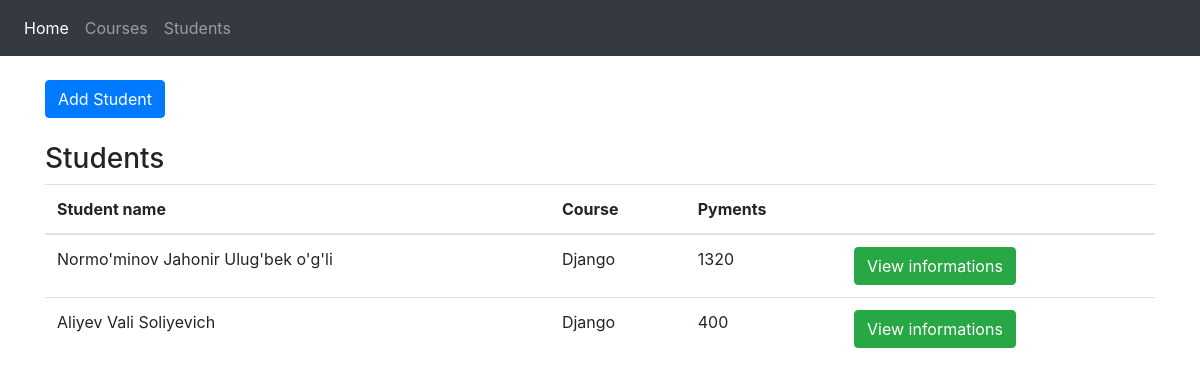
The page /students/ on the database its author committed.
### academybot/models.py (models this page shows, shortened)
class Student(models.Model):
    full_name = models.CharField(max_length=100, null=True)
    course = models.ForeignKey(Courses, on_delete=models.CASCADE)
    total_payment = models.IntegerField(default=0)

class Courses(models.Model):
    course_name = models.CharField(max_length=250, null=True)
    course_price = models.IntegerField()
    begin_date = models.DateField(auto_now_add=False)
    end_date = models.DateField(auto_now_add=False)
    activity = models.BooleanField(default=True)
    def __str__(self):
        return self.course_name

### academybot/views.py (the view)
# urls.py: path('students/', students, name="students"),
def students(request):
    studentes = Student.objects.all()
    payments = Payments.objects.all()
    for student in studentes:
        for payment in payments:
            if student.id == payment.student_id:
                student.total_payment += payment.amount
                student.save()
    context = {
        'students': studentes,
    }
    return render(request, 'students.html', context)

### academybot/templates/students.html
{% extends 'main.html' %}
{% load static %}
{% block content %}
    <a href="{% url 'academybot:students_add' %}" class="btn btn-primary">Add Student</a>
    <br>
    <br>
    <h3>Students</h3>
    <table class="table table-hover">
        <thead>
        <tr>
            <th scope="col">Student name</th>
            <th scope="col">Course</th>
            <th scope="col">Pyments</th>
            <th scope="col"></th>
        </tr>
        </thead>
        <tbody>
        {% for student in students %}
            <tr>
                <td>{{ student.full_name }}</td>
                <td>{{ student.course }}</td>
                <td>{{ student.total_payment }}</td>
                <td><a href="{% url 'academybot:student_info' student.id %}" class="btn btn-success">View informations</a></td>
            </tr>
        {% endfor %}
        </tbody>
    </table>
{% endblock content %}

### rows shown on the page
Student: full_name "Normo'minov Jahonir Ulug'bek o'g'li", course "Django", total_payment "1320"
Student: full_name "Aliyev Vali Soliyevich", course "Django", total_payment "400"
